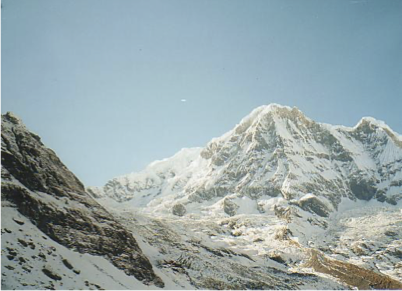
#> input picture miniproject-4/images/mountain1 2.png, 402 x 291 px, given in place of the camera
$ python miniproject4.py
#> lines starting #> are read from the running program, lines starting #| are printed output that depends on the picture
### miniproject-4/feature_matching.py
import cv2
import numpy as np

# [31 lines left out: function compute_sift_matches, not called in this run]

def compute_orb_matches(img1, img2):
    # Convert images to grayscale
    gray1 = cv2.cvtColor(img1, cv2.COLOR_BGR2GRAY)
    gray2 = cv2.cvtColor(img2, cv2.COLOR_BGR2GRAY)

    # Initialize ORB detector
    orb = cv2.ORB_create()

    # Detect keypoints and compute descriptors
    keypoints1, descriptors1 = orb.detectAndCompute(gray1, None)
    keypoints2, descriptors2 = orb.detectAndCompute(gray2, None)

    # Initialize BFMatcher with Hamming distance
    bf = cv2.BFMatcher(cv2.NORM_HAMMING, crossCheck=True)

    # Match descriptors
    matches = bf.match(descriptors1, descriptors2)

    # Sort matches by distance
    matches = sorted(matches, key=lambda x: x.distance)

    return keypoints1, keypoints2, matches

### miniproject-4/feature_matching_score.py
import numpy as np
import matplotlib.pyplot as plt
import cv2


# Add scores
# [25 lines left out: function draw_matches_with_scores, not called in this run]

def calculate_score(matches, max_matches=5):
    """
    Calculates a quality score for a list of matches.
    The lower the average distance of top matches, the higher the score.
    """
    if not matches:
        return 0.0

    top_matches = matches[:max_matches]
    distances = [m.distance for m in top_matches if m.distance > 0]

    if not distances:
        return 0.0

    avg_distance = sum(distances) / len(distances)
    score = 1000.0 / avg_distance  # Inverse scoring: smaller distance → higher score

    return score

### miniproject-4/miniproject4.py
import cv2
import time
from feature_matching import compute_sift_matches, compute_orb_matches
from feature_matching_score import calculate_score

def draw_matches_with_scores(img_match, img1, kp1, img2, kp2, matches, max_matches):
    """
    Annotates top matches with their distance score on the output image.
    """
    for i, match in enumerate(matches[:max_matches]):
        img1_idx = match.queryIdx
        img2_idx = match.trainIdx

        (x1, y1) = kp1[img1_idx].pt
        (x2, y2) = kp2[img2_idx].pt

        text = f"{match.distance:.0f}"
        cv2.putText(img_match, text,
                    ((int(x1) + int(x2) + img1.shape[1]) // 2,
                     (int(y1) + int(y2)) // 2),
                    cv2.FONT_HERSHEY_SIMPLEX, 0.5,
                    (255, 0, 0), 1, cv2.LINE_AA)
    return img_match

def main():
    # Open two video capture devices
    cap1 = cv2.VideoCapture(0)
    cap2 = cv2.VideoCapture(1)

    # Request 30 FPS from both cameras
    cap1.set(cv2.CAP_PROP_FPS, 30)
    cap2.set(cv2.CAP_PROP_FPS, 30)

    if not cap1.isOpened() or not cap2.isOpened():
        print("Error: Could not open one or both video sources.")
        return

    use_sift = False  # Default to ORB
    print("Press 's' to switch to SIFT, 'o' to switch to ORB, 'q' to quit.")

    while True:
        start_time = time.time()

        # Capture frames
        ret1, frame1 = cap1.read()
#> frame1 is the input picture: shape (291, 402, 3); mean B, G, R 168.7, 166.3, 150.5
        ret2, frame2 = cap2.read()
        if not ret1 or not ret2:
            print("Failed to capture frames.")
            break

        # Resize for consistency
        frame1 = cv2.resize(frame1, (640, 480))
#> frame1: shape (480, 640, 3)
        frame2 = cv2.resize(frame2, (640, 480))

        # Compute keypoints and matches
        if use_sift:
            kp1, kp2, matches = compute_sift_matches(frame1, frame2)
        else:
            kp1, kp2, matches = compute_orb_matches(frame1, frame2)
#> in compute_orb_matches, `gray1 = cv2.cvtColor(img1, cv2.COLOR_BGR2GRAY)`:
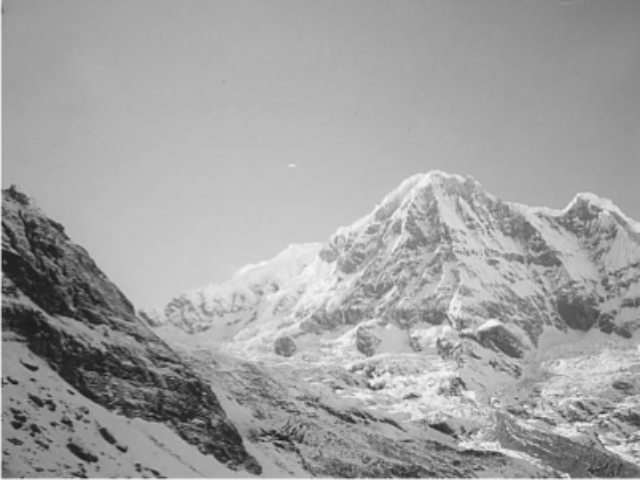
#> gray1: shape (480, 640); min 20, max 247, mean 161.7
#> in compute_orb_matches, `keypoints1, descriptors1 = orb.detectAndCompute(gray1, None)`: keypoints1 = 500 keypoints; strongest (x, y, size): (370, 380, 44.6), (372, 377, 31), (371, 377, 37.2), (372, 384, 53.6)
#> in compute_orb_matches, `keypoints2, descriptors2 = orb.detectAndCompute(gray2, None)`: keypoints2 has the same summary as keypoints1
#> in compute_orb_matches, `matches = bf.match(descriptors1, descriptors2)`: matches = 500 matches
#> kp1 has the same summary as keypoints1 in compute_orb_matches; kp2 has the same summary as keypoints1 in compute_orb_matches; matches = 500 matches

        # Draw top matches using OpenCV's drawMatches
        max_matches = 5
        matching_result = cv2.drawMatches(frame1, kp1,
                                          frame2, kp2,
                                          matches[:max_matches], None,
                                          flags=cv2.DrawMatchesFlags_NOT_DRAW_SINGLE_POINTS)
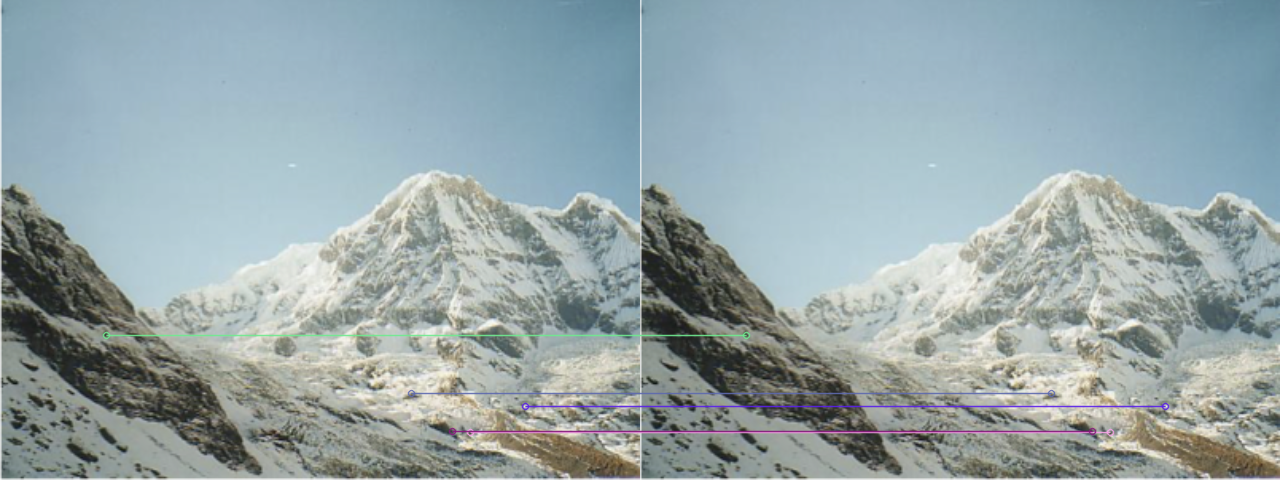
#> matching_result: shape (480, 1280, 3); mean B, G, R 168.9, 165.9, 150.3

        # Annotate scores on the match lines
        matching_result = draw_matches_with_scores(matching_result,
                                                   frame1, kp1,
                                                   frame2, kp2,
                                                   matches, max_matches)
#> the loop in draw_matches_with_scores, `for i, match in enumerate(matches[:max_matches]):` made 5 passes
#> (x1, y1, x2, y2) on passes 1 to 5: (470, 432, 470, 432), (411, 393, 411, 393), (452, 431, 452, 431), (525, 406, 525, 406), (106, 335, 106, 335)

        # Compute match quality score
        score = calculate_score(matches, max_matches)
#> in calculate_score, `top_matches = matches[:max_matches]`: top_matches = 5 matches
#> in calculate_score, `distances = [m.distance for m in top_matches if m.distance > 0]`: distances = []
#> score = 0

        # Calculate FPS
        fps = 1.0 / max((time.time() - start_time), 1e-5)

        # Overlay information on the result image
        cv2.putText(matching_result, f"Score: {score:.2f}", (10, 25),
                    cv2.FONT_HERSHEY_SIMPLEX, 0.7, (0, 0, 255), 2)
        cv2.putText(matching_result, f"FPS: {fps:.1f}", (10, 55),
                    cv2.FONT_HERSHEY_SIMPLEX, 0.7, (0, 255, 255), 2)
        cv2.putText(matching_result, f"Mode: {'SIFT' if use_sift else 'ORB'}", (10, 85),
                    cv2.FONT_HERSHEY_SIMPLEX, 0.7, (255, 255, 0), 2)
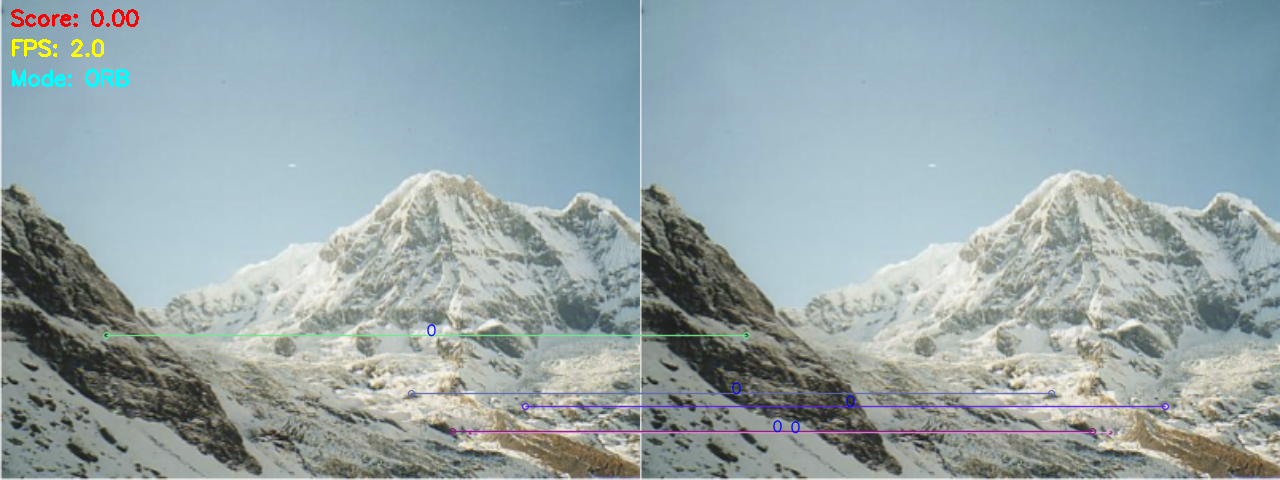
#> matching_result: shape (480, 1280, 3); mean B, G, R 168.6, 165.8, 150.3

        # Show the final image
        cv2.imshow("Feature Matching", matching_result)

        # Handle keyboard input
        key = cv2.waitKey(1) & 0xFF
#> (key q is pressed here)
        if key == ord('q'):
            break
        elif key == ord('s'):
            use_sift = True
        elif key == ord('o'):
            use_sift = False

    cap1.release()
    cap2.release()
    cv2.destroyAllWindows()

if __name__ == "__main__":
    main()

$ run again, on miniproject-4/images/mountain2 2.png
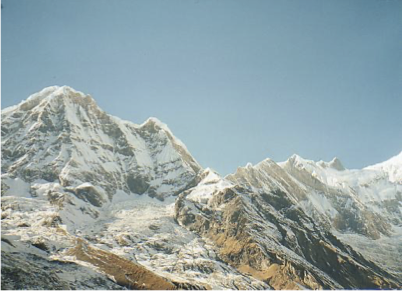
#> input picture miniproject-4/images/mountain2 2.png, 402 x 291 px, given in place of the camera
#> in main, frame1 is the input picture: shape (291, 402, 3); mean B, G, R 164.5, 162.7, 146.6
#> frame1: shape (480, 640, 3)
#> in compute_orb_matches, `gray1 = cv2.cvtColor(img1, cv2.COLOR_BGR2GRAY)`:
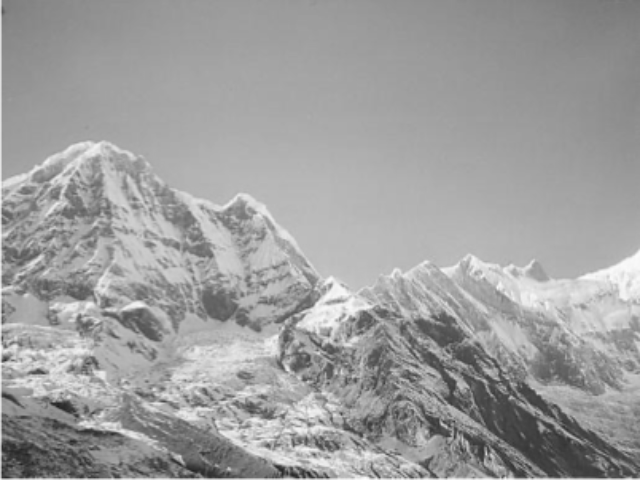
#> gray1: shape (480, 640); min 30, max 254, mean 158
#> keypoints1 = 500 keypoints; strongest (x, y, size): (441, 423, 31), (293, 445, 31), (442, 424, 37.2), (510, 398, 31)
#> keypoints2 has the same summary as keypoints1
#> in compute_orb_matches, `matches = bf.match(descriptors1, descriptors2)`: matches = 500 matches
#> in main, `kp1, kp2, matches = compute_orb_matches(frame1, frame2)`: kp1 has the same summary as keypoints1 in compute_orb_matches; kp2 has the same summary as keypoints1 in compute_orb_matches
#> the loop in draw_matches_with_scores, `for i, match in enumerate(matches[:max_matches]):` made 5 passes
#> (x1, y1, x2, y2) on passes 1 to 5: (437, 419, 437, 419), (331, 284, 331, 284), (204, 389, 204, 389), (306, 443, 306, 443), (456, 381, 456, 381)
#> top_matches = 5 matches
#> distances = []
#> score = 0
#> in main, `cv2.putText(matching_result, f"Mode: {'SIFT' if use_sift else 'ORB'}",..`:
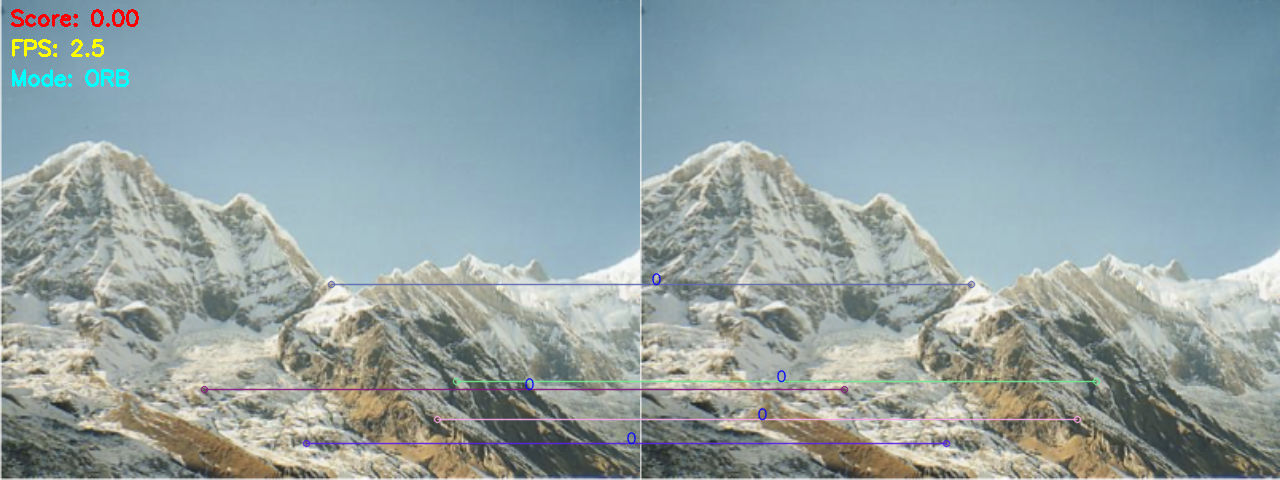
#> matching_result: shape (480, 1280, 3); mean B, G, R 164.4, 162.3, 146.5
